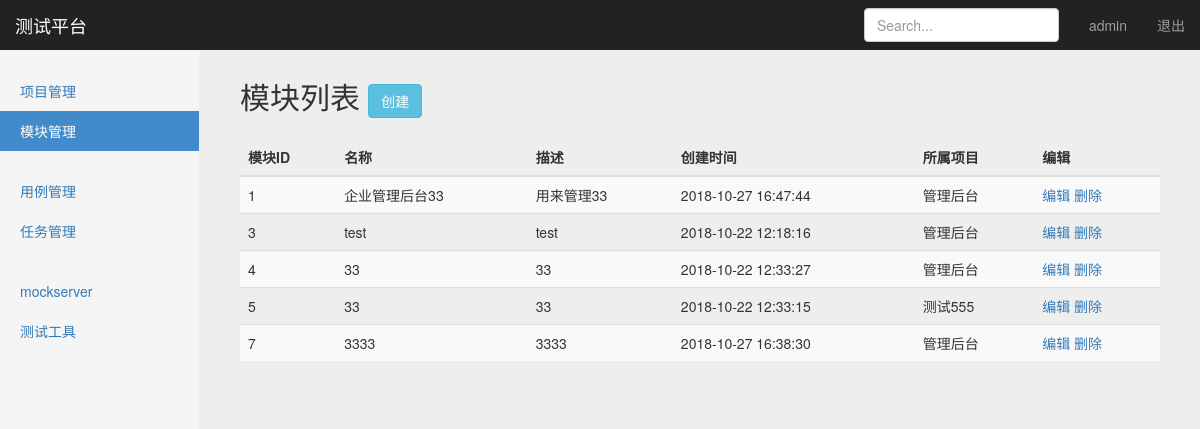
The page /manage/module_manage/ (signed in) on the database its author committed.
### projects_app/models.py (models this page shows, shortened)
class Module(models.Model):
    project = models.ForeignKey(Project, on_delete=models.CASCADE) # on_delete参数表示项目删除后，模块也跟随删除
    name = models.CharField("名称", max_length=100, blank=False, default="")
    description = models.TextField("描述", default="")
    create_time = models.DateTimeField("创建时间", auto_now=True)

class Project(models.Model):
    name = models.CharField("名称", max_length=100, blank=False, default="")
    description = models.TextField("描述", default="")
    status = models.BooleanField("状态", default=True)
    create_time = models.DateTimeField("创建时间", auto_now=True)
    def __str__(self):
        return self.name

### projects_app/views/Module_views.py (the view)
# urls.py: path('module_manage/', Module_views.module_manage),
@login_required
def module_manage(request):
    All_Modules = Module.objects.all()
    return render(request, 'module_manage.html',
                  {
                      "modules": All_Modules,  # 传project
                      "type": "list",
                  })

### templates/module_manage.html (shortened to what this page needs)
{% extends "base.html" %}
{% block content %}
    <nav class="navbar navbar-inverse navbar-fixed-top">
      <div class="container-fluid">
        <div class="navbar-header">
          <a class="navbar-brand" href="#">测试平台</a>
        </div>
        <div id="navbar" class="navbar-collapse collapse">
          <ul class="nav navbar-nav navbar-right">
            <li><a href="#">{{user}}</a></li>
            <li><a href="/logout/">退出</a></li>
          </ul>
          <form class="navbar-form navbar-right">
            <input type="text" class="form-control" placeholder="Search...">
          </form>
        </div>
      </div>
    </nav>
    <div class="container-fluid">
        <div class="row">
            <div class="col-sm-3 col-md-2 sidebar">
                <ul class="nav nav-sidebar">
                    <li ><a href="/manage/project_manage/">项目管理</a></li>
                    <li class="active"><a href="/manage/module_manage/">模块管理</a></li>
                </ul>
                <ul class="nav nav-sidebar">
                    <li><a href="/interface/case_manage">用例管理</a></li>
                    <li><a href="">任务管理</a></li>
                </ul>
                <ul class="nav nav-sidebar">
                    <li><a href="">mockserver</a></li>
                    <li><a href="">测试工具</a></li>
                </ul>
            </div>
          {% if type == 'list' %}
          <div class="col-sm-9 col-sm-offset-3 col-md-10 col-md-offset-2 main">
          <h2 class="sub-header">模块列表
          <button type="button" class="btn btn-info"
                    style=body {
                      padding: 50px
                      }
                    onclick="window.location.href='/manage/module_add/'" id="CreateM">创建</button>
          </h2>
          <div class="table-responsive">
            <table class="table table-striped">
              <thead>
                <tr>
                  <th>模块ID</th>
                  <th>名称</th>
                  <th>描述</th>
                  <th>创建时间</th>
                  <th>所属项目</th>
                  <th>编辑</th>
                </tr>
              </thead>
              <tbody>
                {% for module in modules %}
                <tr>
                  <td>{{module.id}}</td>
                  <td>{{module.name}}</td>
                  <td>{{module.description}}</td>
                  <td>{{ module.create_time | date:"Y-m-d H:i:s" }}</td>
                  <td>{{module.project}}</td>
                  <td>
                    <a href="/manage/module_edit/{{module.id}}/">编辑</a>
                    <a href="/manage/module_delete/{{module.id}}/">删除</a>
                  </td>
                </tr>
              {% endfor %}
              </tbody>
            </table>
          </div>
        </div>
          {% endif %}
      </div>
    </div>
{% endblock %}

### static/css/dashboard.css (style rules this page uses)
body { padding-top: 50px; }
.sub-header { padding-bottom: 10px; border-bottom: 1px solid #eee; }
.navbar-fixed-top { border: 0; }
.sidebar { display: none; }
@media (min-width: 768px) { .sidebar { position: fixed; top: 51px; bottom: 0; left: 0; z-index: 1000; display: block; padding: 20px; overflow-x: hidden; overflow-y: auto; background-color: #f5f5f5; border-right: 1px solid #eee; } }
.nav-sidebar { margin-right: -21px; margin-bottom: 20px; margin-left: -20px; }
.nav-sidebar > li > a { padding-right: 20px; padding-left: 20px; }
.nav-sidebar > .active > a, .nav-sidebar > .active > a:hover, .nav-sidebar > .active > a:focus { color: #fff; background-color: #428bca; }
.main { padding: 20px; }
@media (min-width: 768px) { .main { padding-right: 40px; padding-left: 40px; } }

### static/css/signin.css (style rules this page uses)
body { padding-top: 40px; padding-bottom: 40px; background-color: #eee; }

### rows shown on the page
Module: id "1", name "企业管理后台33", description "用来管理33", create_time "2018-10-27 16:47:44", project "管理后台"
Module: id "3", name "test", description "test", create_time "2018-10-22 12:18:16", project "管理后台"
Module: id "4", name "33", description "33", create_time "2018-10-22 12:33:27", project "管理后台"
Module: id "5", name "33", description "33", create_time "2018-10-22 12:33:15", project "测试555"
Module: id "7", name "3333", description "3333", create_time "2018-10-27 16:38:30", project "管理后台"

### other values the page prints
{{ user }} "admin"
